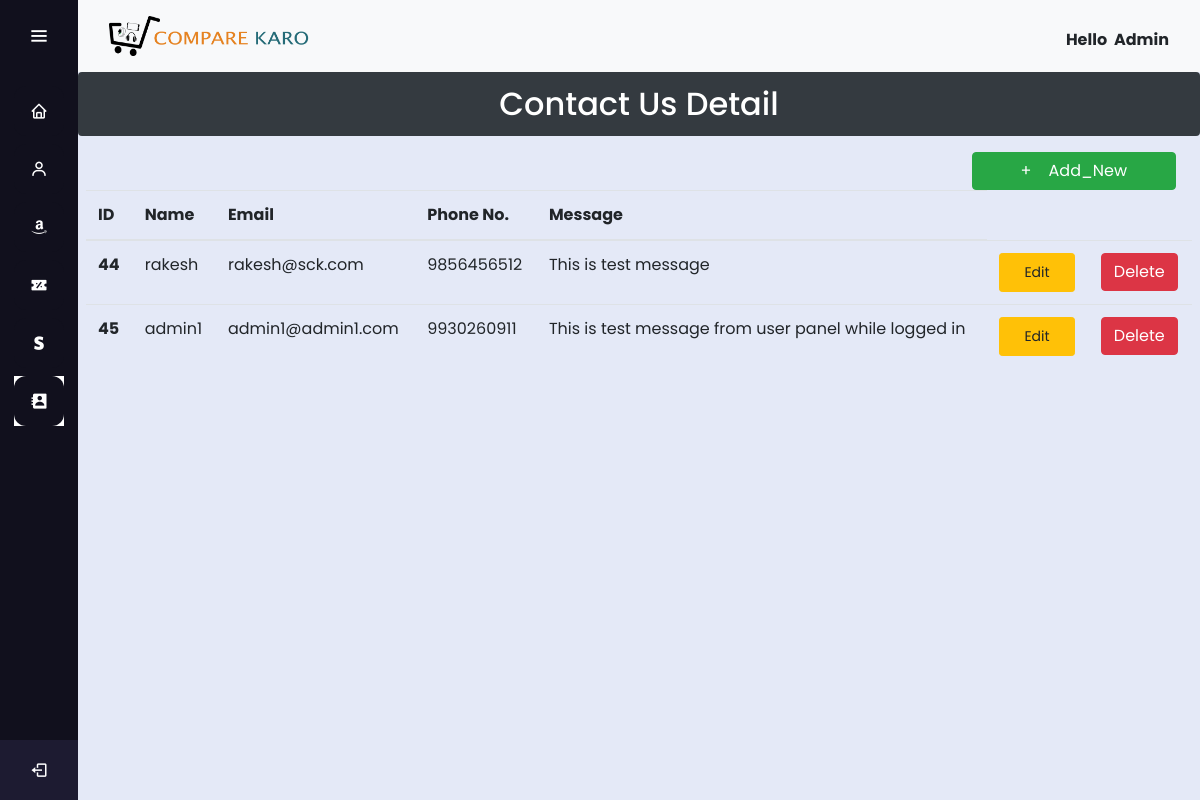
The page /admins/contact_detail/ (signed in) on the database as committed earlier.
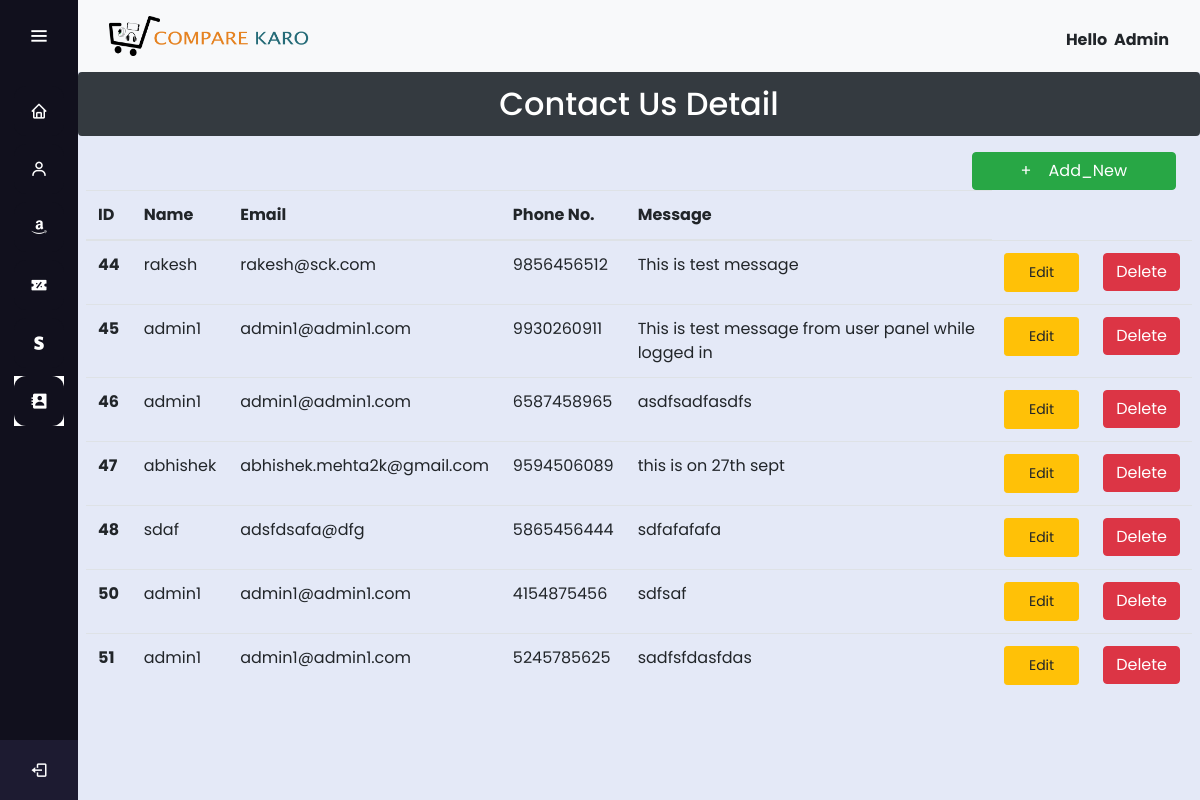
The same page on the database as committed later.
### user/models.py (models this page shows, shortened)
class ContactDetail(models.Model):
    name = models.CharField(null=False, blank=False, max_length=100)
    email = models.EmailField(null=False, blank=False, max_length=100)
    phone = models.IntegerField(null=False, blank=False)
    message = models.CharField(max_length=500)

### admins/decorators.py (the view)
        def wrapper_func(request, *args, **kwargs):
            group = None
            if request.user.groups.exists():
                group = request.user.groups.all()[0].name
            if group in allowed_roles:
                return view_func(request, *args, **kwargs)
            else:
                return render(request, "unauthorised.html")

### admins/views.py (called while the page is built)
@login_required
@allowed_users(allowed_roles=['admin'])
def contact_detail(request):
    data = ContactDetail.objects.all()
    context = {'contact': 'active','Data': data,}
    return render(request, 'admins/contact_detail.html', context)#

### admins/templates/admins/contact_detail.html (shortened to what this page needs)
{% extends 'admins/base.html' %}
{% load static %}
{% block content %}
    <h2 class="text-center alert btn-dark ">Contact Us Detail</h2>
    <div class="mx-2">
        <div class="d-grid gap-2 d-md-flex justify-content-md-end mx-3">
            <a href={% url 'add_contact_url' %} class="btn btn-success px-5"  role="button">+ &nbsp&nbsp Add_New </a>
        </div>
        {% if Data %}
            <table class="table table-hover">
                <thead>
                <tr>
                    <th scope="col">ID</th>
                    <th scope="col">Name</th>
                    <th scope="col">Email</th>
                    <th scope="col">Phone No.</th>
                    <th scope="col">Message</th>
                </tr>
                </thead>
                <tbody>
                    {% for dt in Data %}
                        <tr>
                            <th scope="row">{{dt.id}}</th>
                            <td>{{dt.name}}</td>
                            <td>{{dt.email}}</td>
                            <td>{{dt.phone}}</td>
                            <td>{{dt.message}}</td>
                            <td>
                                <a href="{% url 'edit_contact_url' dt.id %}" class="btn btn-warning btn-login px-4 py-2 btn-sm">Edit </a>
                            </td>
                            <td>
                                <form action="{% url 'delete_contact_url' dt.id %}" method="POST" class="d-inline">
                                    <input type="submit" class="btn btn-danger" value="Delete">
                                </form>
                            </td>
                        </tr>
                    {% endfor %}
                </tbody>
            </table>
        {% else %}
            <h2 class="text-center alert alert-warning">No Records </h2>
    </div>
        {% endif %}
{% endblock content %}

Rows that differ between the two databases and show on the page:
added ContactDetail: id "46", name "admin1", email "admin1@admin1.com", phone "6587458965", message "asdfsadfasdfs"
added ContactDetail: id "47", name "abhishek", email "abhishek.mehta2k@gmail.com", phone "9594506089", message "this is on 27th sept"
added ContactDetail: id "48", name "sdaf", email "adsfdsafa@dfg", phone "5865456444", message "sdfafafafa"
added ContactDetail: id "50", name "admin1", email "admin1@admin1.com", phone "4154875456", message "sdfsaf"
added ContactDetail: id "51", name "admin1", email "admin1@admin1.com", phone "5245785625", message "sadfsfdasfdas"
